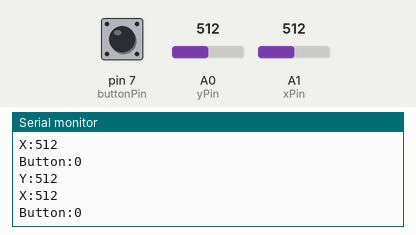
A sketch run on a simulated Arduino Uno, built with avr-gcc and run on an emulated ATmega328P. On the bench: the last lines printed to the serial monitor. The test bench sets the inputs (shaded band); at power-on: A0 (yPin) = 512, A1 (xPin) = 512, pin 7 (buttonPin) LOW.

Above: at 1.2 s.
1.3 s: A0 (yPin) set to 716
At 1.57 s:
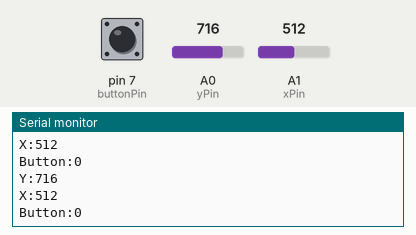
2.8 s: A1 (xPin) set to 716
At 2.97 s:
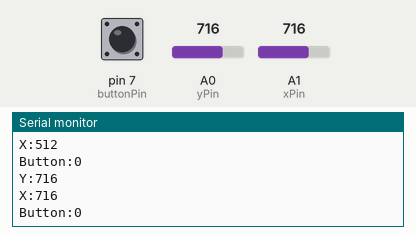
4.3 s: pin 7 (buttonPin) pulled HIGH for 0.25 s
At 4.58 s:
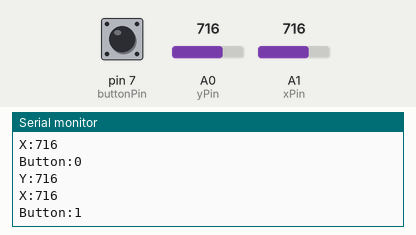
6.0 s: A0 (yPin) set to 900
At 6.19 s:
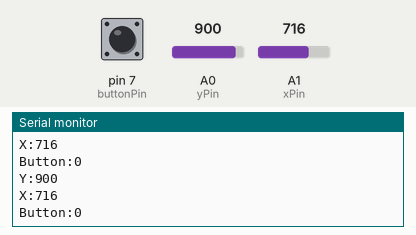
7.5 s: A1 (xPin) set to 900
At 7.79 s:
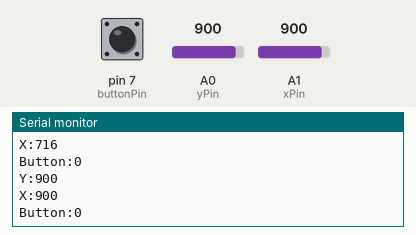
Timing chart, 0 to 10.0 s (numbered marks = the images above; inputs shaded):
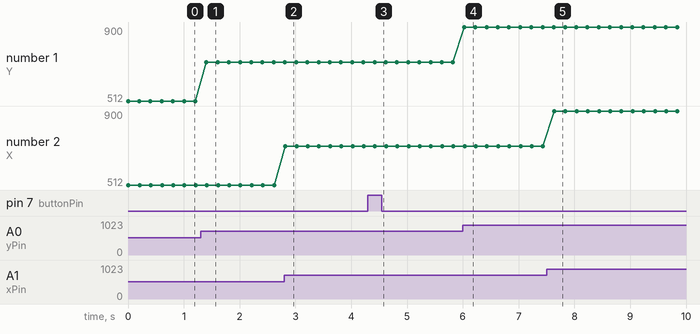

The sketch:

sketch_jan26c.ino
```cpp
/*
  Joystick simple reading
*/

const int yPin = A0;
const int xPin = A1;
const int buttonPin = 7;

void setup() {
  Serial.begin(9600);

  pinMode(yPin, INPUT);
  pinMode(xPin, INPUT);
  pinMode(buttonPin, INPUT);
}

void loop() {
  // read joystick values:
  int yValue = analogRead(yPin);
  int xValue = analogRead(xPin);
  int btnValue = digitalRead(buttonPin);

  // write to serial monitor:
  Serial.println("Y:" + String(yValue) );
  Serial.println("X:" + String(xValue) );
  Serial.println("Button:" + String(btnValue) );

  delay(200);

}
```

Measured:
- after the input at 1.3 s, the serial monitor: prints a new line after 0.11 s (image 1)
- after the input at 2.8 s, the serial monitor: prints a new line at once (image 2)
- after the input at 4.3 s, the serial monitor: prints a new line after 0.13 s (image 3)
- after the input at 6.0 s, the serial monitor: prints a new line at once (image 4)
- after the input at 7.5 s, the serial monitor: prints a new line after 0.14 s (image 5)
- plotted number 1: 512 → 716 after the input at 1.3 s, 716 → 900 after the input at 6.0 s
